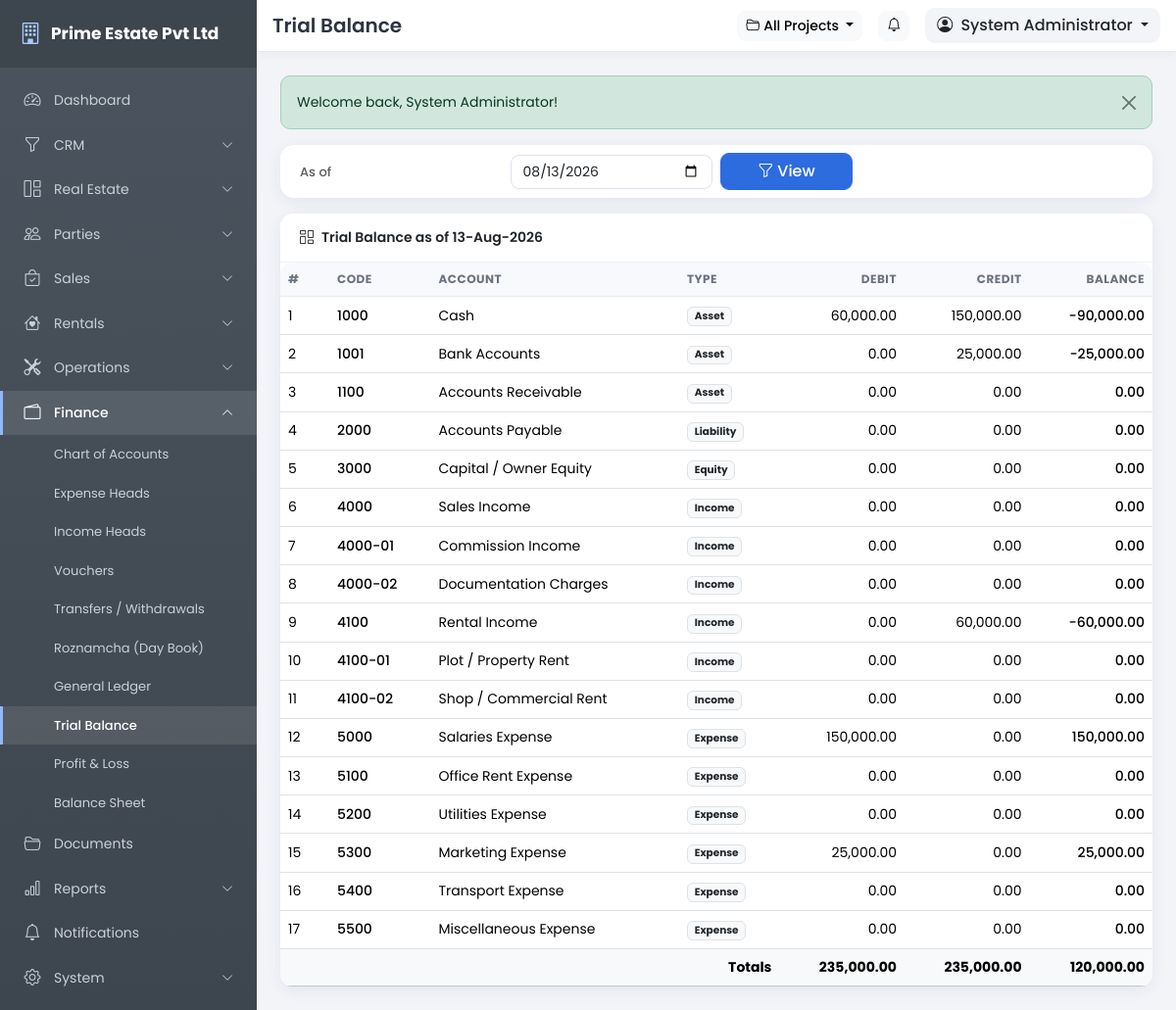
The page /pages/trial_balance.php (signed in) on the database its author committed.
### tables this page shows
CREATE TABLE IF NOT EXISTS users (
  id INT UNSIGNED NOT NULL AUTO_INCREMENT,
  role_id INT UNSIGNED NOT NULL,
  branch_id INT UNSIGNED DEFAULT NULL,
  username VARCHAR(80) NOT NULL,
  password VARCHAR(255) NOT NULL,
  full_name VARCHAR(150) NOT NULL,
  email VARCHAR(120) DEFAULT NULL,
  phone VARCHAR(40) DEFAULT NULL,
  photo VARCHAR(255) DEFAULT NULL,
  status TINYINT(1) NOT NULL DEFAULT 1,
  last_login DATETIME DEFAULT NULL,
  remember_token VARCHAR(64) DEFAULT NULL,
  created_date DATE NOT NULL,
  created_time TIME NOT NULL,
  updated_date DATE NOT NULL,
  updated_time TIME NOT NULL,
  PRIMARY KEY (id),
  UNIQUE KEY uq_users_username (username),
  KEY idx_users_role (role_id),
  CONSTRAINT fk_users_role FOREIGN KEY (role_id) REFERENCES roles (id) ON DELETE CASCADE
);

CREATE TABLE IF NOT EXISTS chart_of_accounts (
  id INT UNSIGNED NOT NULL AUTO_INCREMENT,
  code VARCHAR(30) NOT NULL,
  name VARCHAR(180) NOT NULL,
  account_type ENUM('asset','liability','equity','income','expense') NOT NULL,
  parent_id INT UNSIGNED DEFAULT NULL,
  opening_balance DECIMAL(14,2) NOT NULL DEFAULT 0.00,
  created_date DATE NOT NULL,
  created_time TIME NOT NULL,
  updated_date DATE NOT NULL,
  updated_time TIME NOT NULL,
  PRIMARY KEY (id),
  UNIQUE KEY uq_coa_code (code),
  CONSTRAINT fk_coa_parent FOREIGN KEY (parent_id) REFERENCES chart_of_accounts (id) ON DELETE SET NULL
);

### includes/config.php (called while the page is built, shortened)
<?php
function setting($key, $default = '') {
    static $cache = null;
    global $mysqli;
    if ($cache === null) {
        $cache = [];
        if (isset($mysqli)) {
            $rows = db_all("SELECT setting_key, setting_value FROM settings");
            foreach ($rows as $r) {
                $cache[$r['setting_key']] = $r['setting_value'];
            }
        }
    }
    return isset($cache[$key]) && $cache[$key] !== '' ? $cache[$key] : $default;
}

### includes/auth.php (called while the page is built, shortened)
<?php
require_once __DIR__ . '/functions.php';
if (is_logged_in()) {
    $timeout = (int)setting('session_timeout', 60) * 60;
    $user = db_get("SELECT u.*, r.name AS role_name, r.is_super_admin
                    FROM users u
                    JOIN roles r ON r.id = u.role_id
                    WHERE u.id = ?", [$_SESSION['user_id']]);
    if ($user) {
        $user['perms'] = [];
        $rows = db_all("SELECT p.slug FROM role_permissions rp
                        JOIN permissions p ON p.id = rp.permission_id
                        WHERE rp.role_id = ?", [$user['role_id']]);
        foreach ($rows as $r) {
            $user['perms'][] = $r['slug'];
        }
    }
}

### pages/trial_balance.php (the view, shortened to what this page needs)
<?php
require_once '../includes/auth.php';
$title = 'Trial Balance';
$asof = $_GET['asof'] ?? date('Y-m-d');
$records = db_all("SELECT a.id, a.code, a.name, a.account_type, a.opening_balance,
                   (SELECT COALESCE(SUM(vi.debit),0) FROM voucher_items vi JOIN vouchers v ON v.id = vi.voucher_id WHERE vi.account_id = a.id AND v.status = 'posted' AND v.voucher_date <= ?) AS dr,
                   (SELECT COALESCE(SUM(vi.credit),0) FROM voucher_items vi JOIN vouchers v ON v.id = vi.voucher_id WHERE vi.account_id = a.id AND v.status = 'posted' AND v.voucher_date <= ?) AS cr
                   FROM chart_of_accounts a ORDER BY a.account_type, a.code", [$asof, $asof]);
$totalDr = 0.0;
$totalCr = 0.0;
$totalBalDr = 0.0;
$totalBalCr = 0.0;
include '../includes/header.php';
?>
<form method="get" class="card mb-3">
    <div class="card-body py-2">
        <div class="row g-2 align-items-center">
            <div class="col-md-3">
                <label class="form-label small text-muted mb-0">As of</label>
            </div>
            <div class="col-md-3"><input type="date" name="asof" class="form-control" value="<?= e($asof) ?>"></div>
            <div class="col-md-2"><button class="btn btn-primary w-100"><i class="bi bi-funnel me-1"></i>View</button></div>
        </div>
    </div>
</form>
<div class="card">
    <div class="card-header"><i class="bi bi-columns-gap me-2"></i>Trial Balance as of <?= fmt_date($asof) ?></div>
    <div class="card-body p-0">
        <div class="table-responsive">
            <table class="table table-hover mb-0">
                <thead><tr><th style="width:50px">#</th><th>Code</th><th>Account</th><th>Type</th><th class="text-end">Debit</th><th class="text-end">Credit</th><th class="text-end">Balance</th></tr></thead>
                <tbody>
                <?php foreach ($records as $i => $r): ?>
                    <?php
                    $dr = (float)$r['dr'];
                    $cr = (float)$r['cr'];
                    $ob = (float)$r['opening_balance'];
                    $net = $ob + $dr - $cr;
                    $isDebit = in_array($r['account_type'], ['asset', 'expense']);
                    $balDr = $isDebit && $net > 0 ? $net : 0;
                    $balCr = !$isDebit && $net > 0 ? $net : ($isDebit && $net < 0 ? -$net : 0);
                    if (!$isDebit && $net < 0) { $balDr = -$net; }
                    $totalDr += $dr;
                    $totalCr += $cr;
                    $totalBalDr += $balDr;
                    $totalBalCr += $balCr;
                    ?>
                    <tr>
                        <td><?= $i + 1 ?></td>
                        <td class="fw-medium"><?= e($r['code']) ?></td>
                        <td><?= e($r['name']) ?></td>
                        <td><span class="badge bg-light text-dark border text-capitalize"><?= e($r['account_type']) ?></span></td>
                        <td class="text-end"><?= fmt_money($dr) ?></td>
                        <td class="text-end"><?= fmt_money($cr) ?></td>
                        <td class="text-end fw-medium"><?= fmt_money($net) ?></td>
                    </tr>
                <?php endforeach; ?>
                </tbody>
                <tfoot>
                <tr class="table-light">
                    <td colspan="4" class="text-end fw-bold">Totals</td>
                    <td class="text-end fw-bold"><?= fmt_money($totalDr) ?></td>
                    <td class="text-end fw-bold"><?= fmt_money($totalCr) ?></td>
                    <td class="text-end fw-bold"><?= fmt_money($totalBalDr - $totalBalCr) ?></td>
                </tr>
                </tfoot>
            </table>
        </div>
    </div>
</div>
<?php include '../includes/footer.php'; ?>

### includes/header.php (shortened to what this page needs)
<?php
$company = setting('company_name', APP_NAME);
$activeProject = active_project();
$activeProjectName = $activeProject ? $activeProject['name'] : 'All Projects';
?>
<!DOCTYPE html>
<html lang="en">
<head>
<link href="https://cdn.jsdelivr.net/npm/bootstrap@5.3.3/dist/css/bootstrap.min.css" rel="stylesheet">
<link href="https://cdn.jsdelivr.net/npm/bootstrap-icons@1.11.3/font/bootstrap-icons.min.css" rel="stylesheet">
<link href="<?= BASE_URL ?>/assets/css/style.css" rel="stylesheet">
</head>
<body>
<aside class="sidebar" id="appSidebar">
    <div class="sidebar-brand">
        <a class="brand-link" href="<?= BASE_URL ?>/index.php">
            <i class="bi bi-building"></i>
            <span><?= e($company) ?></span>
        </a>
    </div>
    <?php include __DIR__ . '/sidebar.php'; ?>
</aside>
<div class="main-area">
    <header class="topbar">
        <div class="d-flex align-items-center gap-3 px-3 py-2">
            <h5 class="mb-0 fw-semibold d-none d-sm-block"><?= e($title) ?></h5>
            <div class="ms-auto d-flex align-items-center gap-3">
                <div class="dropdown">
                    <button class="btn btn-light btn-sm dropdown-toggle" type="button" data-bs-toggle="dropdown" aria-expanded="false" title="Active Project">
                        <i class="bi bi-folder2-open me-1"></i><?= e($activeProjectName) ?>
                    </button>
                </div>
                <a href="<?= BASE_URL ?>/pages/notifications.php" class="btn btn-light btn-sm position-relative" title="Notifications">
                    <i class="bi bi-bell"></i>
                </a>
                <div class="dropdown user-drop">
                    <button class="btn dropdown-toggle" type="button" data-bs-toggle="dropdown" aria-expanded="false">
                        <i class="bi bi-person-circle me-1"></i>
                        <?= e($user['full_name'] ?? 'User') ?>
                    </button>
                </div>
            </div>
        </div>
    </header>
    <div class="page-content">
        <?= get_flash() ?>

### assets/css/style.css (style rules this page uses)
:root { --sidebar-bg: #4b545e; --sidebar-bg2: #3d454e; --sidebar-text: #c9d0d8; --sidebar-width: 262px; --primary: #2d6cdf; }
* { box-sizing: border-box; }
body { font-family: 'Poppins', 'Segoe UI', sans-serif; background: #f2f4f8; font-size: 14px; color: #2d3340; }
a { text-decoration: none; }
.sidebar { position: fixed; top: 0; left: 0; bottom: 0; width: var(--sidebar-width); background: linear-gradient(180deg, var(--sidebar-bg), var(--sidebar-bg2)); color: var(--sidebar-text); z-index: 1040; overflow-y: auto; overflow-x: hidden; transition: transform .28s ease; scrollbar-width: thin; }
.sidebar-brand { padding: 18px 20px; border-bottom: 1px solid rgba(255, 255, 255, .08); position: sticky; top: 0; background: rgba(61, 69, 78, .96); z-index: 5; }
.brand-link { color: #fff; font-weight: 700; font-size: 17px; display: flex; align-items: center; gap: 10px; }
.brand-link i { font-size: 22px; color: #a9c9ff; }
.main-area { margin-left: var(--sidebar-width); min-height: 100vh; display: flex; flex-direction: column; }
.topbar { background: #fff; position: sticky; top: 0; z-index: 1030; border-bottom: 1px solid #e6e9ef; box-shadow: 0 2px 10px rgba(20, 40, 80, .05); }
.topbar h5 { color: #2d3340; }
.user-drop .dropdown-toggle { background: #f2f4f8; border: 0; border-radius: 10px; font-weight: 500; }
.page-content { padding: 24px; flex: 1; }
.card { border: 0; border-radius: 14px; box-shadow: 0 4px 16px rgba(20, 40, 80, .07); }
.card-header { background: #fff; border-bottom: 1px solid #eef1f6; border-radius: 14px 14px 0 0 !important; padding: 14px 20px; font-weight: 600; }
.card-body { padding: 20px; }
.table thead th { background: #f7f9fc; font-size: 12px; text-transform: uppercase; letter-spacing: .5px; color: #6b7280; border-bottom: 1px solid #e8ecf3; white-space: nowrap; }
.table tbody td { vertical-align: middle; }
.btn { border-radius: 9px; font-weight: 500; }
.btn-primary { background: var(--primary); border-color: var(--primary); }
.form-control, .form-select { border-radius: 9px; border-color: #dde3ec; font-size: 14px; }
.form-label { font-weight: 500; font-size: 13px; color: #4b5563; }
.table-responsive { border-radius: 12px; }

### rows shown on the page
users: full_name "System Administrator"
chart_of_accounts: code "1000", name "Cash", account_type "Asset", dr "60,000.00", cr "150,000.00", net "-90,000.00"
chart_of_accounts: code "1001", name "Bank Accounts", account_type "Asset", dr "0.00", cr "25,000.00", net "-25,000.00"
chart_of_accounts: code "1100", name "Accounts Receivable", account_type "Asset", dr "0.00", cr "0.00", opening_balance "0.00"
chart_of_accounts: code "2000", name "Accounts Payable", account_type "Liability", dr "0.00", cr "0.00", opening_balance "0.00"
chart_of_accounts: code "3000", name "Capital / Owner Equity", account_type "Equity", dr "0.00", cr "0.00", opening_balance "0.00"
chart_of_accounts: code "4000", name "Sales Income", account_type "Income", dr "0.00", cr "0.00", opening_balance "0.00"
chart_of_accounts: code "4000-01", name "Commission Income", account_type "Income", dr "0.00", cr "0.00", opening_balance "0.00"
chart_of_accounts: code "4000-02", name "Documentation Charges", account_type "Income", dr "0.00", cr "0.00", opening_balance "0.00"
chart_of_accounts: code "4100", name "Rental Income", account_type "Income", dr "0.00", cr "60,000.00", net "-60,000.00"
chart_of_accounts: code "4100-01", name "Plot / Property Rent", account_type "Income", dr "0.00", cr "0.00", opening_balance "0.00"
chart_of_accounts: code "4100-02", name "Shop / Commercial Rent", account_type "Income", dr "0.00", cr "0.00", opening_balance "0.00"
chart_of_accounts: code "5000", name "Salaries Expense", account_type "Expense", dr "150,000.00", cr "0.00", net "150,000.00"
chart_of_accounts: code "5100", name "Office Rent Expense", account_type "Expense", dr "0.00", cr "0.00", opening_balance "0.00"
chart_of_accounts: code "5200", name "Utilities Expense", account_type "Expense", dr "0.00", cr "0.00", opening_balance "0.00"
chart_of_accounts: code "5300", name "Marketing Expense", account_type "Expense", dr "25,000.00", cr "0.00", net "25,000.00"
chart_of_accounts: code "5400", name "Transport Expense", account_type "Expense", dr "0.00", cr "0.00", opening_balance "0.00"
chart_of_accounts: code "5500", name "Miscellaneous Expense", account_type "Expense", dr "0.00", cr "0.00", opening_balance "0.00"

### other values the page prints
$company "Prime Estate Pvt Ltd"
$title "Trial Balance"
$activeProjectName "All Projects"
$f['msg'] "Welcome back, System Administrator!"
fmt_date($asof) "13-Aug-2026"
fmt_money($totalDr) "235,000.00"
fmt_money($totalCr) "235,000.00"
fmt_money($totalBalDr - $totalBalCr) "120,000.00"
